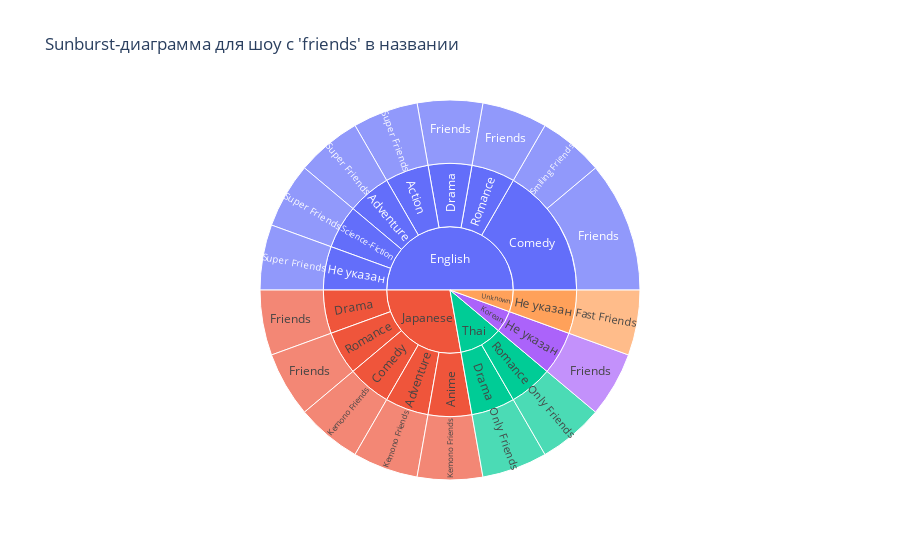

Write notebook code for a chart like this one.
### Code cell
# строим Sunbursts-диаграмму
for col in ['language', 'genres', 'name']:
    df_expanded[col] = df_expanded[col].fillna('Unknown')
    df_expanded[col] = df_expanded[col].replace('', 'Unknown')
fig = px.sunburst(
    df_expanded,
    path=['language', 'genres', 'name'],
    title="Sunburst-диаграмма для шоу с 'friends' в названии"
)
fig.show()

### Figure 1 — Plotly figure (JSON) as saved in the notebook; plotly's stock layout.template omitted (floating-point values rounded to 4 significant figures)
{"data": [{"branchvalues": "total", "domain": {"x": [0, 1], "y": [0, 1]}, "hovertemplate": "labels=%{label}<br>count=%{value}<br>parent=%{parent}<br>id=%{id}<extra></extra>", "ids": ["English/Comedy/Friends", "English/Romance/Friends", "Korean/Не указан/Friends", "English/Drama/Friends", "Japanese/Drama/Friends", "Japanese/Romance/Friends", "English/Comedy/Smiling Friends", "Unknown/Не указан/Fast Friends", "Thai/Drama/Only Friends", "Thai/Romance/Only Friends", "English/Action/Super Friends", "English/Adventure/Super Friends", "English/Science-Fiction/Super Friends", "Japanese/Comedy/Kemono Friends", "Japanese/Adventure/Kemono Friends", "Japanese/Anime/Kemono Friends", "English/Не указан/Super Friends", "English/Comedy", "English/Romance", "Korean/Не указан", "English/Drama", "Japanese/Drama", "Japanese/Romance", "Unknown/Не указан", "Thai/Drama", "Thai/Romance", "English/Action", "English/Adventure", "English/Science-Fiction", "Japanese/Comedy", "Japanese/Adventure", "Japanese/Anime", "English/Не указан", "English", "Korean", "Japanese", "Unknown", "Thai"], "labels": ["Friends", "Friends", "Friends", "Friends", "Friends", "Friends", "Smiling Friends", "Fast Friends", "Only Friends", "Only Friends", "Super Friends", "Super Friends", "Super Friends", "Kemono Friends", "Kemono Friends", "Kemono Friends", "Super Friends", "Comedy", "Romance", "Не указан", "Drama", "Drama", "Romance", "Не указан", "Drama", "Romance", "Action", "Adventure", "Science-Fiction", "Comedy", "Adventure", "Anime", "Не указан", "English", "Korean", "Japanese", "Unknown", "Thai"], "name": "", "parents": ["English/Comedy", "English/Romance", "Korean/Не указан", "English/Drama", "Japanese/Drama", "Japanese/Romance", "English/Comedy", "Unknown/Не указан", "Thai/Drama", "Thai/Romance", "English/Action", "English/Adventure", "English/Science-Fiction", "Japanese/Comedy", "Japanese/Adventure", "Japanese/Anime", "English/Не указан", "English", "English", "Korean", "English", "Japanese", "Japanese", "Unknown", "Thai", "Thai", "English", "English", "English", "Japanese", "Japanese", "Japanese", "English", "", "", "", "", ""], "type": "sunburst", "values": [2, 1, 1, 1, 1, 1, 1, 1, 1, 1, 1, 1, 1, 1, 1, 1, 1, 3, 1, 1, 1, 1, 1, 1, 1, 1, 1, 1, 1, 1, 1, 1, 1, 9, 1, 5, 1, 2]}], "layout": {"legend": {"tracegroupgap": 0}, "title": {"text": "Sunburst-диаграмма для шоу с 'friends' в названии"}}}
